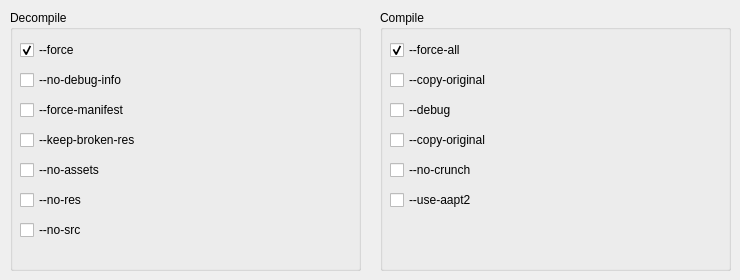
      <widget class="QWidget" name="tab_2">
       <attribute name="title">
        <string>Apktool</string>
       </attribute>
       <widget class="QGroupBox" name="groupBox_7">
        <property name="geometry">
         <rect>
          <x>10</x>
          <y>10</y>
          <width>351</width>
          <height>261</height>
         </rect>
        </property>
        <property name="title">
         <string>Decompile</string>
        </property>
        <widget class="QCheckBox" name="d_op1">
         <property name="geometry">
          <rect>
           <x>10</x>
           <y>30</y>
           <width>331</width>
           <height>20</height>
          </rect>
         </property>
         <property name="text">
          <string>--force</string>
         </property>
         <property name="checked">
          <bool>true</bool>
         </property>
        </widget>
        <widget class="QCheckBox" name="d_op2">
         <property name="geometry">
          <rect>
           <x>10</x>
           <y>60</y>
           <width>331</width>
           <height>20</height>
          </rect>
         </property>
         <property name="text">
          <string>--no-debug-info</string>
         </property>
        </widget>
        <widget class="QCheckBox" name="d_op3">
         <property name="geometry">
          <rect>
           <x>10</x>
           <y>90</y>
           <width>331</width>
           <height>20</height>
          </rect>
         </property>
         <property name="text">
          <string>--force-manifest</string>
         </property>
        </widget>
        <widget class="QCheckBox" name="d_op4">
         <property name="geometry">
          <rect>
           <x>10</x>
           <y>120</y>
           <width>331</width>
           <height>20</height>
          </rect>
         </property>
         <property name="text">
          <string>--keep-broken-res</string>
         </property>
        </widget>
        <widget class="QCheckBox" name="d_op5">
         <property name="geometry">
          <rect>
           <x>10</x>
           <y>150</y>
           <width>331</width>
           <height>20</height>
          </rect>
         </property>
         <property name="text">
          <string>--no-assets</string>
         </property>
        </widget>
        <widget class="QCheckBox" name="d_op6">
         <property name="geometry">
          <rect>
           <x>10</x>
           <y>180</y>
           <width>331</width>
           <height>20</height>
          </rect>
         </property>
         <property name="text">
          <string>--no-res</string>
         </property>
        </widget>
        <widget class="QCheckBox" name="d_op7">
         <property name="geometry">
          <rect>
           <x>10</x>
           <y>210</y>
           <width>331</width>
           <height>20</height>
          </rect>
         </property>
         <property name="text">
          <string>--no-src</string>
         </property>
        </widget>
       </widget>
       <widget class="QGroupBox" name="groupBox_8">
        <property name="geometry">
         <rect>
          <x>380</x>
          <y>10</y>
          <width>351</width>
          <height>261</height>
         </rect>
        </property>
        <property name="title">
         <string>Compile</string>
        </property>
        <widget class="QCheckBox" name="c_op1">
         <property name="geometry">
          <rect>
           <x>10</x>
           <y>30</y>
           <width>331</width>
           <height>20</height>
          </rect>
         </property>
         <property name="text">
          <string>--force-all</string>
         </property>
         <property name="checked">
          <bool>true</bool>
         </property>
        </widget>
        <widget class="QCheckBox" name="c_op2">
         <property name="geometry">
          <rect>
           <x>10</x>
           <y>60</y>
           <width>151</width>
           <height>20</height>
          </rect>
         </property>
         <property name="text">
          <string>--copy-original</string>
         </property>
        </widget>
        <widget class="QCheckBox" name="c_op3">
         <property name="geometry">
          <rect>
           <x>10</x>
           <y>90</y>
           <width>331</width>
           <height>20</height>
          </rect>
         </property>
         <property name="text">
          <string>--debug</string>
         </property>
         <property name="checked">
          <bool>false</bool>
         </property>
        </widget>
        <widget class="QCheckBox" name="c_op4">
         <property name="geometry">
          <rect>
           <x>10</x>
           <y>120</y>
           <width>151</width>
           <height>20</height>
          </rect>
         </property>
         <property name="text">
          <string>--copy-original</string>
         </property>
        </widget>
        <widget class="QCheckBox" name="c_op5">
         <property name="geometry">
          <rect>
           <x>10</x>
           <y>150</y>
           <width>151</width>
           <height>20</height>
          </rect>
         </property>
         <property name="text">
          <string>--no-crunch</string>
         </property>
        </widget>
        <widget class="QCheckBox" name="c_op6">
         <property name="geometry">
          <rect>
           <x>10</x>
           <y>180</y>
           <width>151</width>
           <height>20</height>
          </rect>
         </property>
         <property name="text">
          <string>--use-aapt2</string>
         </property>
        </widget>
       </widget>
      </widget>
